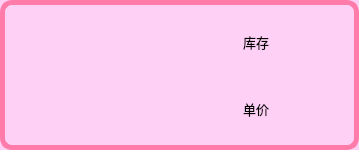
<?xml version="1.0" encoding="UTF-8"?>
<ui version="4.0">
 <class>Goods_Widget</class>
 <widget class="QDialog" name="Goods_Widget">
  <property name="geometry">
   <rect>
    <x>0</x>
    <y>0</y>
    <width>359</width>
    <height>150</height>
   </rect>
  </property>
  <property name="sizePolicy">
   <sizepolicy hsizetype="Fixed" vsizetype="Fixed">
    <horstretch>0</horstretch>
    <verstretch>0</verstretch>
   </sizepolicy>
  </property>
  <property name="maximumSize">
   <size>
    <width>359</width>
    <height>182</height>
   </size>
  </property>
  <property name="windowTitle">
   <string>Dialog</string>
  </property>
  <property name="styleSheet">
   <string notr="true">#Goods_Widget{
	border: 5px solid rgb(255, 110, 255);
	border-color: rgb(255, 123, 169);
	border-radius: 12px;
	background-color: rgb(255, 208, 245);
}

QPushButton{
	background-color: rgb(255, 229, 235);
	border: 3px solid rgb(255, 125, 153);
    border-radius: 12px;
}

QPushButton:pressed {
    background-color: qlineargradient(x1: 0, y1: 0, x2: 0, y2: 1,
                                        stop: 0 #dadbde, stop: 1 #f6f7fa);
	border: 3px solid rgb(255, 174, 192);
}</string>
  </property>
  <layout class="QHBoxLayout" name="horizontalLayout" stretch="4,5">
   <item>
    <widget class="QLabel" name="label_pic">
     <property name="text">
      <string/>
     </property>
     <property name="alignment">
      <set>Qt::AlignCenter</set>
     </property>
    </widget>
   </item>
   <item>
    <layout class="QVBoxLayout" name="verticalLayout">
     <item>
      <widget class="QLabel" name="label_store">
       <property name="font">
        <font>
         <family>楷体</family>
         <pointsize>10</pointsize>
        </font>
       </property>
       <property name="text">
        <string>库存</string>
       </property>
       <property name="alignment">
        <set>Qt::AlignCenter</set>
       </property>
      </widget>
     </item>
     <item>
      <widget class="QLabel" name="label_price">
       <property name="font">
        <font>
         <family>楷体</family>
         <pointsize>10</pointsize>
        </font>
       </property>
       <property name="text">
        <string>单价</string>
       </property>
       <property name="alignment">
        <set>Qt::AlignCenter</set>
       </property>
      </widget>
     </item>
    </layout>
   </item>
  </layout>
 </widget>
 <resources/>
 <connections/>
</ui>
